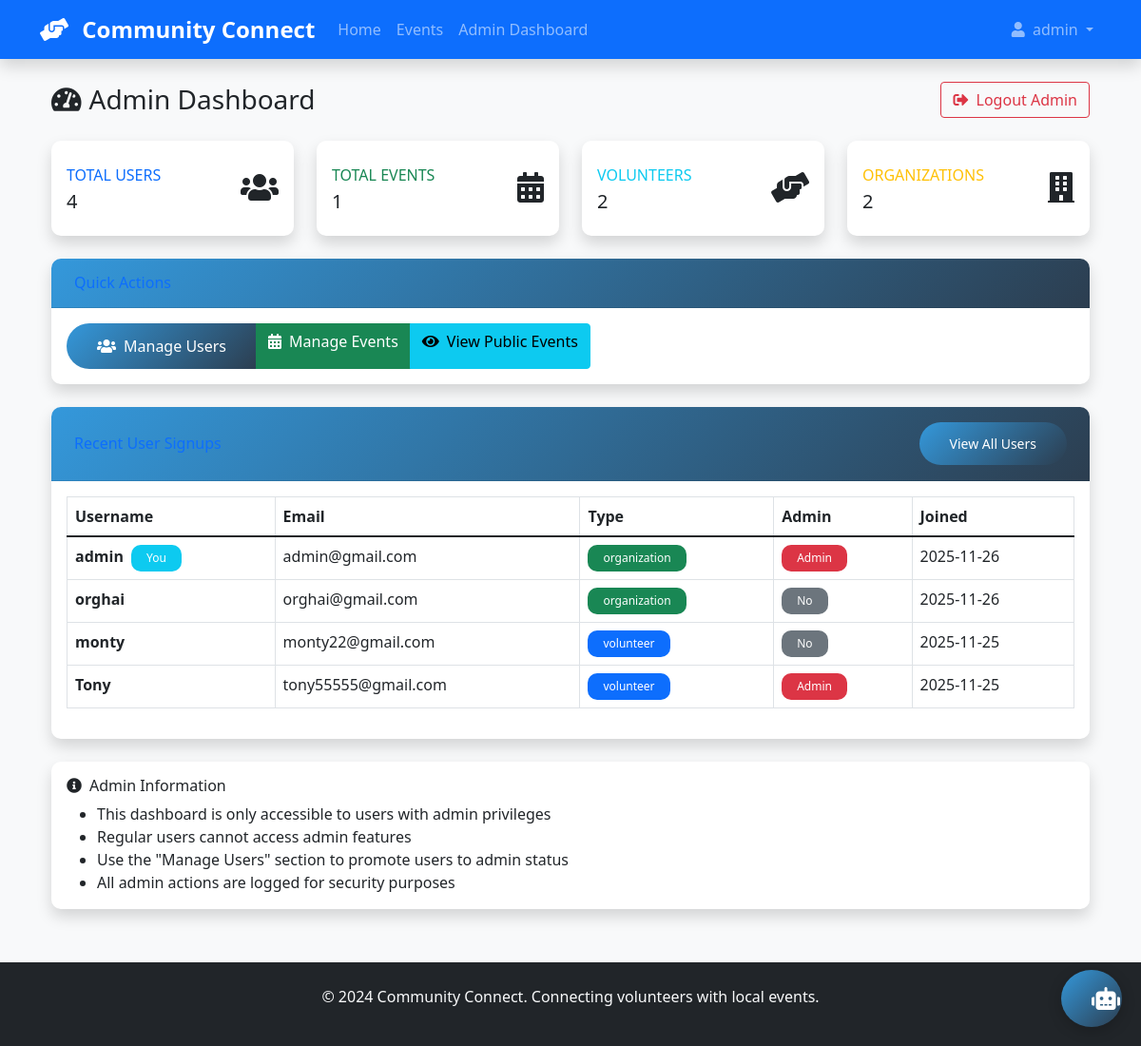
/admin/dashboard (signed in), run on an earlier commit of the app's database.
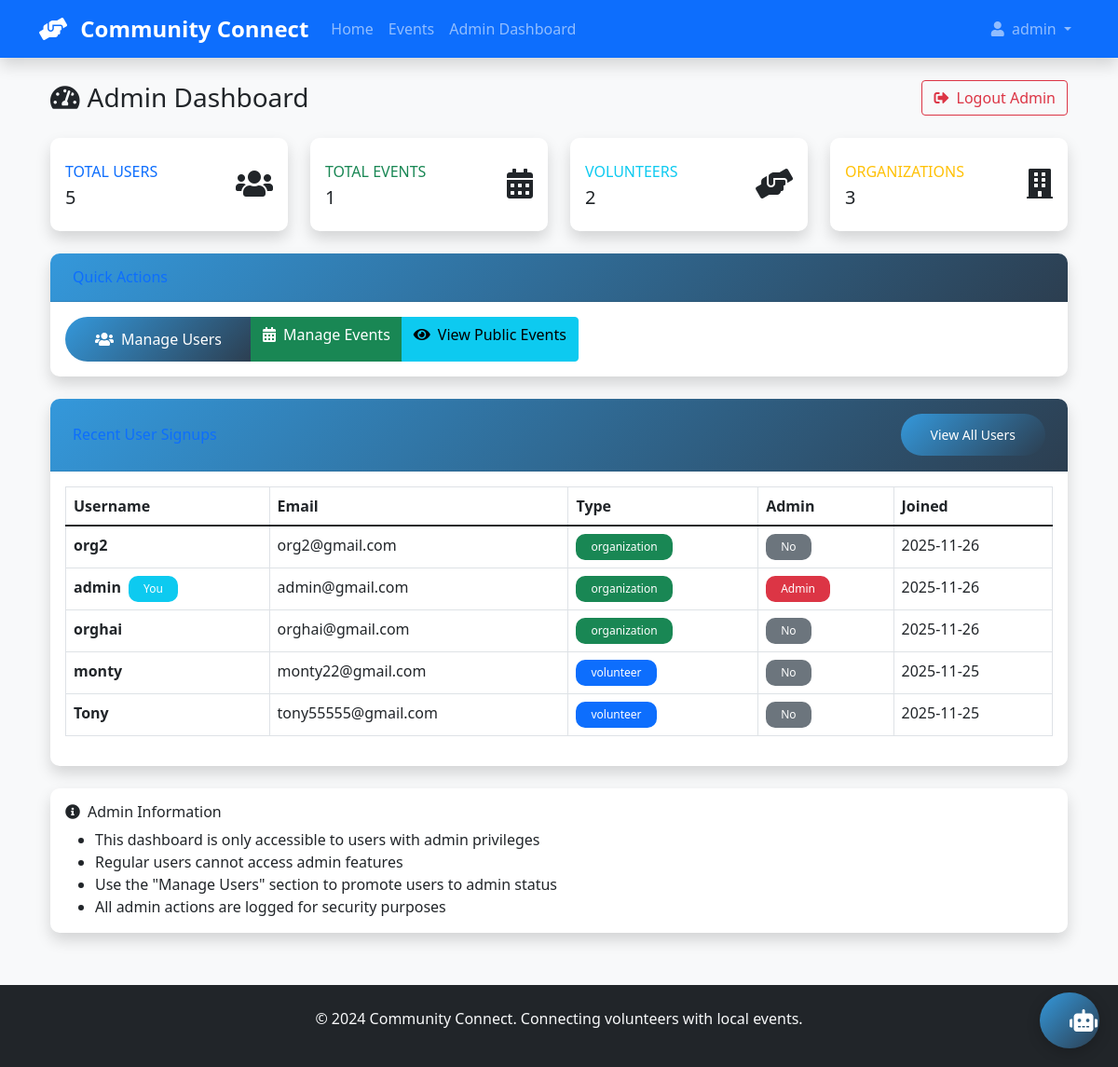
And on a later commit of the database.
### app/models.py (models this page shows, shortened)
class User(UserMixin, db.Model):
    __tablename__ = 'user'
    __table_args__ = {'extend_existing': True}
    id = db.Column(db.Integer, primary_key=True)
    username = db.Column(db.String(80), unique=True, nullable=False)
    email = db.Column(db.String(120), unique=True, nullable=False)
    password_hash = db.Column(db.String(128))
    user_type = db.Column(db.String(20), nullable=False)
    is_admin = db.Column(db.Boolean, default=False)
    created_at = db.Column(db.DateTime, default=datetime.utcnow)
    events_created = db.relationship('Event', backref='organizer', lazy=True)
    volunteer_signups = db.relationship('EventVolunteer', backref='volunteer', lazy=True)

### app/routes.py (the view)
@main.route('/admin/dashboard')
@login_required
def admin_dashboard():
    if not current_user.is_admin:
        flash('Admin access required.', 'error')
        return redirect(url_for('main.admin_login'))
    total_users = User.query.count()
    total_events = Event.query.count()
    total_volunteers = User.query.filter_by(user_type='volunteer').count()
    total_organizations = User.query.filter_by(user_type='organization').count()
    recent_signups = User.query.order_by(User.created_at.desc()).limit(5).all()
    return render_template('admin_dashboard.html',
                         total_users=total_users,
                         total_events=total_events,
                         total_volunteers=total_volunteers,
                         total_organizations=total_organizations,
                         recent_signups=recent_signups)

### app/__init__.py (called while the page is built)
@login_manager.user_loader
def load_user(user_id):
    return User.query.get(int(user_id))

### app/templates/admin_dashboard.html (shortened to what the changed rows need)
{% extends "base.html" %}
{% block content %}
<div class="container-fluid">
    <div class="d-sm-flex align-items-center justify-content-between mb-4">
        <h1 class="h3 mb-0 text-gray-800">
            <i class="fas fa-tachometer-alt me-2"></i>Admin Dashboard
        </h1>
    </div>
    <div class="row">
        <div class="col-xl-3 col-md-6 mb-4">
            <div class="card border-left-primary shadow h-100 py-2">
                <div class="card-body">
                    <div class="row no-gutters align-items-center">
                        <div class="col mr-2">
                            <div class="text-xs font-weight-bold text-primary text-uppercase mb-1">
                                Total Users
                            </div>
                            <div class="h5 mb-0 font-weight-bold text-gray-800">{{ total_users }}</div>
                        </div>
                    </div>
                </div>
            </div>
        </div>
        <div class="col-xl-3 col-md-6 mb-4">
            <div class="card border-left-warning shadow h-100 py-2">
                <div class="card-body">
                    <div class="row no-gutters align-items-center">
                        <div class="col mr-2">
                            <div class="text-xs font-weight-bold text-warning text-uppercase mb-1">
                                Organizations
                            </div>
                            <div class="h5 mb-0 font-weight-bold text-gray-800">{{ total_organizations }}</div>
                        </div>
                    </div>
                </div>
            </div>
        </div>
    </div>
    <div class="row">
        <div class="col-12">
            <div class="card shadow mb-4">
                <div class="card-body">
                    <div class="table-responsive">
                        <table class="table table-bordered" id="recentUsersTable">
                            <thead>
                                <tr>
                                    <th>Username</th>
                                    <th>Email</th>
                                    <th>Type</th>
                                    <th>Admin</th>
                                    <th>Joined</th>
                                </tr>
                            </thead>
                            <tbody>
                                {% for user in recent_signups %}
                                <tr>
                                    <td>
                                        <strong>{{ user.username }}</strong>
                                        {% if user.id == current_user.id %}
                                        <span class="badge bg-info ms-1">You</span>
                                        {% endif %}
                                    </td>
                                    <td>{{ user.email }}</td>
                                    <td>
                                        <span class="badge bg-{{ 'success' if user.user_type == 'organization' else 'primary' }}">
                                            {{ user.user_type }}
                                        </span>
                                    </td>
                                    <td>
                                        {% if user.is_admin %}
                                        <span class="badge bg-danger">Admin</span>
                                        {% else %}
                                        <span class="badge bg-secondary">No</span>
                                        {% endif %}
                                    </td>
                                    <td>{{ user.created_at.strftime('%Y-%m-%d') }}</td>
                                </tr>
                                {% endfor %}
                            </tbody>
                        </table>
                    </div>
                </div>
            </div>
        </div>
    </div>
</div>
{% endblock %}

### app/templates/base.html (shortened to what this page needs)
<!DOCTYPE html>
<html lang="en">
<head>
    <link href="https://cdn.jsdelivr.net/npm/bootstrap@5.1.3/dist/css/bootstrap.min.css" rel="stylesheet">
    <link href="https://cdnjs.cloudflare.com/ajax/libs/font-awesome/5.15.4/css/all.min.css" rel="stylesheet">
    <link href="{{ url_for('static', filename='style.css') }}" rel="stylesheet">
</head>
<body class="bg-light d-flex flex-column min-vh-100">
    <nav class="navbar navbar-expand-lg navbar-dark bg-primary shadow">
        <div class="container">
            <a class="navbar-brand" href="{{ url_for('main.index') }}">
                <i class="fas fa-hands-helping me-2"></i>
                <strong>Community Connect</strong>
            </a>
            <div class="collapse navbar-collapse" id="navbarNav">
                <ul class="navbar-nav me-auto">
                    <li class="nav-item">
                        <a class="nav-link" href="{{ url_for('main.index') }}">Home</a>
                    </li>
                    <li class="nav-item">
                        <a class="nav-link" href="{{ url_for('main.events') }}">Events</a>
                    </li>
                    {% if current_user.is_authenticated %}
                    <li class="nav-item">
                        {% if current_user.is_admin %}
                        <a class="nav-link" href="{{ url_for('main.admin_dashboard') }}">Admin Dashboard</a>
                        {% else %}
                        <a class="nav-link" href="{{ url_for('main.dashboard') }}">Dashboard</a>
                        {% endif %}
                    </li>
                    {% endif %}
                </ul>
                <ul class="navbar-nav">
                    {% if current_user.is_authenticated %}
                    <li class="nav-item dropdown">
                        <a class="nav-link dropdown-toggle" href="#" id="navbarDropdown" role="button" data-bs-toggle="dropdown">
                            <i class="fas fa-user me-1"></i> {{ current_user.username }}
                        </a>
                    </li>
                    {% endif %}
                </ul>
            </div>
        </div>
    </nav>
    <main class="container my-4 flex-grow-1">
        {% block content %}{% endblock %}
    </main>
    <footer class="bg-dark text-light py-4 mt-auto">
        <div class="container text-center">
            <p>&copy; 2024 Community Connect. Connecting volunteers with local events.</p>
        </div>
    </footer>
</body>
</html>
<button id="chatbot-toggle" class="btn btn-primary chatbot-toggle">
    <i class="fas fa-robot"></i>
</button>

What changed in the data, as far as the page shows it:
added User: username "org2", email "org2@gmail.com", user_type "organization", is_admin "No", created_at "2025-11-26"
changed User "Tony": is_admin "Admin" → "No"
Also different on the page:
{{ total_users }}: "4" → "5"
{{ total_organizations }}: "2" → "3"
